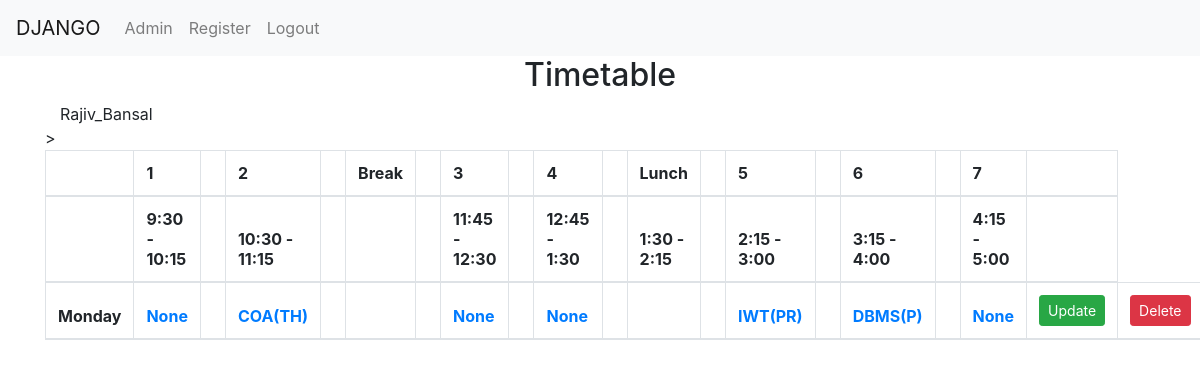
Before: /tymtable/ (signed in) with the older database file.
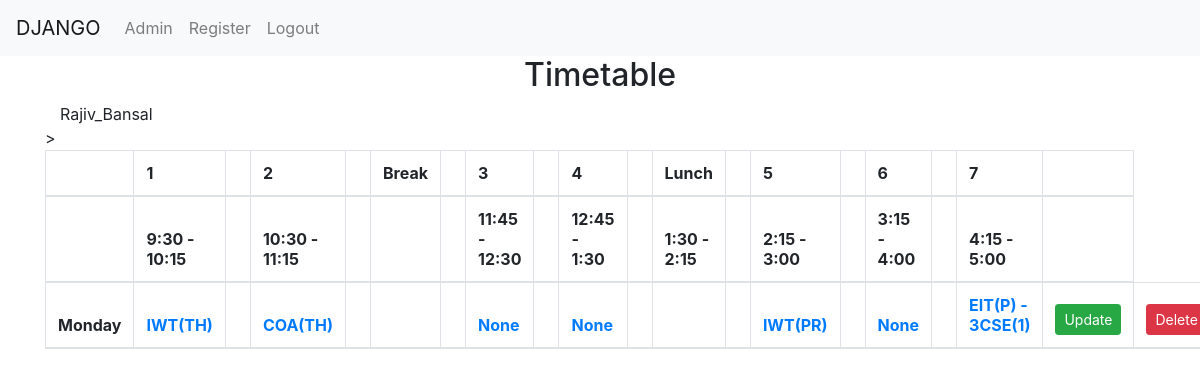
After: the same page with the newer database file.
### accounts/models.py (models this page shows)
class teacher_timetable(models.Model):
    id=models.AutoField(primary_key=True)
    name=models.CharField(max_length=70)
    user=models.ForeignKey(User,on_delete=models.CASCADE,default='1')
    day=models.CharField(max_length=50, choices=Days, default='Monday')
    First_lech=models.CharField(max_length=50, null=True,blank=True)
    sec_lech=models.CharField(max_length=50, null=True,blank=True)
    third_lech=models.CharField(max_length=50, null=True,blank=True)
    fourth_lech=models.CharField(max_length=50, null=True,blank=True)
    fifth_lech=models.CharField(max_length=50, null=True,blank=True)
    sixth_lech=models.CharField(max_length=50, null=True,blank=True)
    sev_lech=models.CharField(max_length=50, null=True,blank=True)
    First_link=models.CharField(max_length=50, null=True,blank=True)
    sec_link=models.CharField(max_length=50, null=True,blank=True)
    third_link=models.CharField(max_length=50, null=True,blank=True)
    fourth_link=models.CharField(max_length=50, null=True,blank=True)
    fifth_link=models.CharField(max_length=50, null=True,blank=True)
    sixth_link=models.CharField(max_length=50, null=True,blank=True)
    sev_link=models.CharField(max_length=50, null=True,blank=True)
    def __str__(self):
        return '{} {}'.format(str(self.name),str(self.day))

### accounts/views.py (the view)
# urls.py: path('tymtable/',views.tymtable,name='tymtable'),
def tymtable(request):
    all_teacher=teacher_timetable.objects.filter(user=request.user)
    print(all_teacher)
    return render(request, 'accounts/tymtable.html',{'all_teacher': all_teacher})

### accounts/templates/accounts/tymtable.html (shortened to what the changed rows need)
{%load static%}
   <link rel="stylesheet" href="https://stackpath.bootstrapcdn.com/bootstrap/4.1.3/css/bootstrap.min.css"
>
   <div class="container">
        <div class="container">
            <div class="row">
                <div class="col-md-12">
                    <h2 class="text-center">
                        Timetable
                    </h2>
                </div>
                <div id="no-more-tables">
                     <div class="table-responsive">
                        <table class="col-sm-12 table table-bordered table-striped table- cf " id="dataTable" width="100%" cellspacing="0">
                            <thead class="cf">
                                <tr>
                                    <th>      </th>
                                    <th>1</th><th>      </th>
                                    <th>2</th><th>      </th>
                                    <th>Break</th><th>      </th>
                                    <th>3</th><th>      </th>
                                    <th>4</th><th>      </th>
                                    <th>Lunch</th><th>      </th>
                                    <th>5</th><th>      </th>
                                    <th>6</th><th>      </th>
                                    <th>7</th><th>   </th>>
                                </tr>
                                <tr>
                                    <th>      </th>
                                    <th>9:30 - 10:15</th><th>      </th>
                                    <th>10:30 - 11:15</th><th>      </th>
                                    <th>   </th><th>      </th>
                                    <th>11:45 - 12:30</th><th>      </th>
                                    <th>12:45 - 1:30</th><th>      </th>
                                    <th>1:30 - 2:15</th><th>      </th>
                                    <th>2:15 - 3:00</th><th>      </th>
                                    <th>3:15 - 4:00</th><th>      </th>
                                    <th>4:15 - 5:00</th><th>   </th>
                                </tr>
                                {% for i in all_teacher %}
                                <tr>
                                    <th> {{i.day}}     </th>
                                    <th> <a href="{{i.First_link}}">{{i.First_lech}}</a>  </th><th>   </th>
                                    <th> <a href="{{i.sec_link}}">{{i.sec_lech}} </a>  </th><th>   </th>
                                    <th>   </th><th>   </th>
                                    <th> <a href="{{i.third_link}}">{{i.third_lech}}</a>  </th><th>   </th>
                                    <th><a href="{{i.fourth_link}}"> {{i.fourth_lech}} </a></th><th>   </th>
                                    <th>   </th><th>   </th>
                                    <th><a href="{{i.fifth_link}}"> {{i.fifth_lech}} </a>    </th><th>   </th>
                                    <th> <a href="{{i.sixth_link}}">{{i.sixth_lech}} </a>    </th><th>   </th>
                                    <th><a href="{{i.sev_link}}"> {{i.sev_lech}}  </a>     </th>
                                        <th><a class="btn btn-sm btn-success" href="{%url 'accounts:update' id=i.id%}">Update</a></th>
                                        <th><a class="btn btn-sm btn-danger" href="{%url 'accounts:delete' id=i.id %}">Delete</a> </th>
                                </tr>
                                {% endfor %}
                            </thead>
                        </table>
                     </div>
                </div>
            </div>
        </div>
    </div>

Changed rows visible on the page:
changed teacher_timetable "Monday": First_lech "None" → "IWT(TH)"; sixth_lech "DBMS(P)" → "None"; sev_lech "None" → "EIT(P) - 3CSE(1)"
